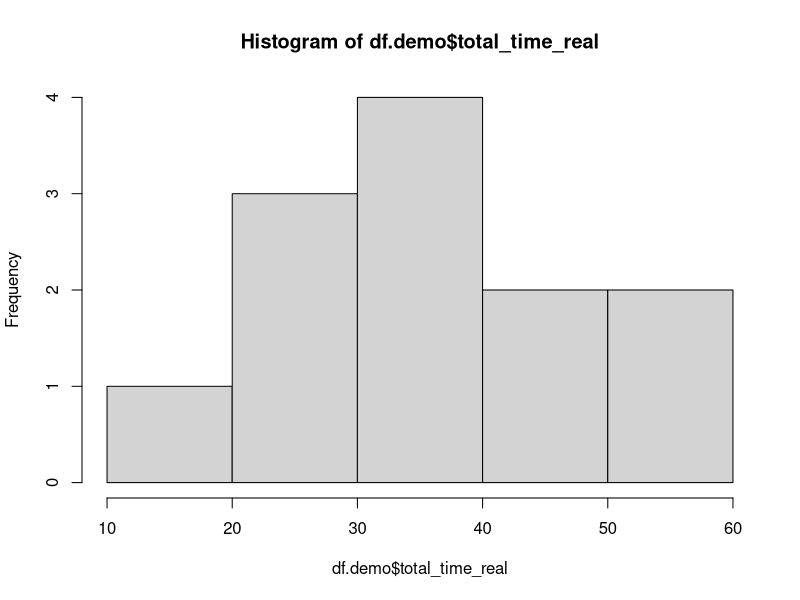
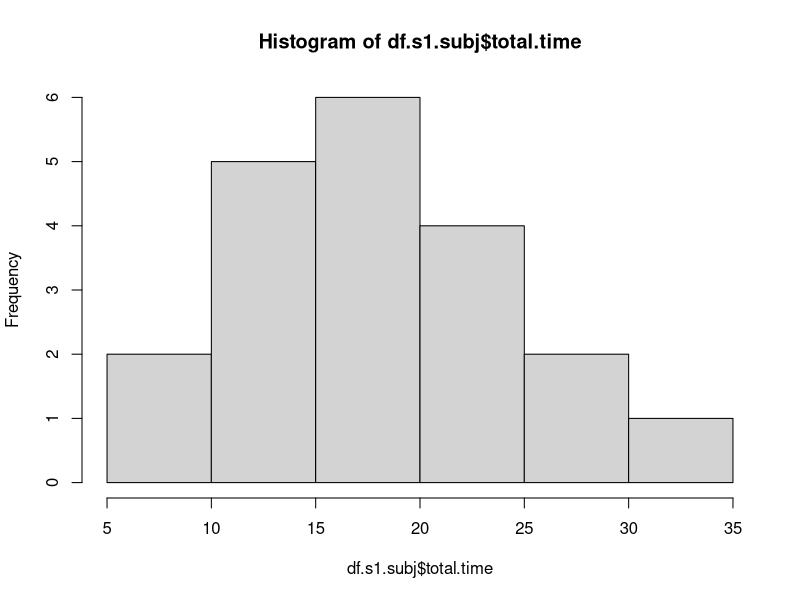

Source code (R) for these figures, in order: (Note: this script raises an error after producing the figures.)

# Setup -------------------------------------------------------------------
require(dplyr)
require(ggplot2)
require(lme4)
require(lmerTest)

theme_update(strip.background = element_blank(),
             panel.grid.major = element_blank(),
             panel.grid.minor = element_blank(),
             panel.background = element_blank(),
             plot.background = element_blank(),
             axis.text=element_text(size=30, colour = "black"),
             axis.title=element_text(size=18, face = "bold"),
             axis.title.x = element_text(vjust = 0),
             legend.title = element_text(size = 24, face = "bold"),
             legend.text = element_text(size = 20),
             plot.title = element_text(size = 26, face = "bold", vjust = 1),
             panel.margin = unit(1.0, "lines"), 
             plot.margin = unit(c(0.5,  0.5, 0.5, 0.5), "lines"),
             axis.line = element_line(colour = "black", size = 2),
             axis.ticks = element_line(color = 'black', size = 3),
             axis.ticks.length = unit(.25, 'cm')
)

theme_black = function(base_size = 12, base_family = "") {
  theme_grey(base_size = base_size, base_family = base_family) %+replace%
    theme(
      # Specify axis options
      axis.line = element_blank(),  
      axis.text.x = element_text(size = base_size*0.8, color = "white", lineheight = 0.9),  
      axis.text.y = element_text(size = base_size*0.8, color = "white", lineheight = 0.9),  
      axis.ticks = element_line(color = "white", size  =  0.2),  
      axis.title.x = element_text(size = base_size, color = "white", margin = margin(0, 10, 0, 0)),  
      axis.title.y = element_text(size = base_size, color = "white", angle = 90, margin = margin(0, 10, 0, 0)),  
      axis.ticks.length = unit(0.3, "lines"),   
      # Specify legend options
      legend.background = element_rect(color = NA, fill = "black"),  
      legend.key = element_rect(color = "white",  fill = "black"),  
      legend.key.size = unit(1.2, "lines"),  
      legend.key.height = NULL,  
      legend.key.width = NULL,      
      legend.text = element_text(size = base_size*0.8, color = "white"),  
      legend.title = element_text(size = base_size*0.8, face = "bold", hjust = 0, color = "white"),  
      legend.position = "right",  
      legend.text.align = NULL,  
      legend.title.align = NULL,  
      legend.direction = "vertical",  
      legend.box = NULL, 
      # Specify panel options
      panel.grid.major = element_blank(),
      panel.grid.minor = element_blank(),
      panel.background = element_blank(),
      panel.border = element_rect(fill = NA, color = "white"),  
      # Specify facetting options
      strip.background = element_rect(fill = "grey30", color = "grey10"),  
      strip.text.x = element_text(size = base_size*0.8, color = "white"),  
      strip.text.y = element_text(size = base_size*0.8, color = "white",angle = -90),  
      # Specify plot options
      plot.background = element_rect(color = "black", fill = "black"),  
      plot.title = element_text(size = base_size*1.2, color = "white"),  
      plot.margin = unit(rep(1, 4), "lines")
    )
}
se = function(x) {return(sd(x, na.rm = T) / sqrt(sum(!is.na(x))))}
as.string.vector = function(x) {
  return(strsplit(x,',')[[1]])
}
as.string = function(x) {
  return(paste(x, collapse = ','))
}
dodge <- position_dodge(width=0.9)

# Only works in RStudio -- otherwise you have to set the path manually
setwd(dirname(rstudioapi::getActiveDocumentContext()$path))

# Load data ---------------------------------------------------------------
df.demo.raw = read.csv('demo.csv', stringsAsFactors = F) %>% arrange(subject) %>% mutate(total_time_real = total_time / 60000)
df.s1.raw = read.csv('s1.csv', stringsAsFactors = F) %>% arrange(subject)
df.s2.raw = read.csv('s2.csv', stringsAsFactors = F) %>% arrange(subject)


# Do filtering ---------------------------------------------------------

df.demo = df.demo.raw
df.s1 = df.s1.raw %>% filter(practice == 0) %>% mutate(subject = factor(subject))
df.s2 = df.s2.raw

# Check out data ----------------------------------------------------------

hist(df.demo$total_time_real)

df.s1.subj = df.s1 %>% group_by(subject) %>%
  summarize(total.time = sum(rt) / 60000)
hist(df.s1.subj$total.time)

## Stage 1 choices
atts = c('Number of Bedrooms','Size of Garage','Amount of Crime in Neighborhood','Proximity to Parks','Proximity to Waterfront/Beaches',
'Proximity to Cafes/Restaurants','Noise Pollution','Reputation of Closest School','Amount of Natural Light','Age of Building','Washer/Dryer','Size of Yard','Fireplace',
'Central AC','Climate of Area','Hardwood Floors','Freshly Painted Exterior','Size of Home')

atts.opt1 = paste0(atts,'.opt1')
atts.opt2 = paste0(atts,'.opt2')
atts.opt1.enclosed = paste0('`',atts.opt1,'`')
atts.opt2.enclosed = paste0('`',atts.opt2,'`')

df.s1[,atts.opt1] = NA
df.s1[,atts.opt2] = NA

for (i in 1:nrow(df.s1)) {
  cur.atts = as.string.vector(df.s1$attributes[i])
  cur.opt1.vals = as.string.vector(df.s1$opt1_values[i])
  cur.opt2.vals = as.string.vector(df.s1$opt2_values[i])
  
  #att.nums = numeric(length(cur.atts))
  for (j in 1:length(cur.atts)) {
    #att.nums[j] = which(cur.atts[j] == atts)
    df.s1[i,paste0(cur.atts[j],'.opt1')] = cur.opt1.vals[j]
    df.s1[i,paste0(cur.atts[j],'.opt2')] = cur.opt2.vals[j]
  }
  
  #df.s1$att.nums[i] = as.string(att.nums)
}

# clean up data
scale1 = c('None', 'Small', 'Medium', 'Large')
scale2 = c('Very Low', 'Low', 'Moderate', 'High', 'Very High')
scale3 = c('Very Bad', 'Bad', 'Moderate', 'Good', 'Very Good')
scale4 = c('Old', 'Medium', 'New')
scale5 = c('No', 'Yes')
scale6 = c('No natural light', 'A little natural light', 'Moderate natural light', 'A lot of natural light')
scale7 = c('Low', 'Medium', 'High')

for (i in 1:length(atts)) {
  cur.att.opt1 = paste0(atts[i],'.opt1')
  cur.att.opt2 = paste0(atts[i],'.opt2')
  
  if (atts[i] %in% c('Number of Bedrooms')) {
    df.s1[,cur.att.opt1] = as.numeric(df.s1[,cur.att.opt1])
    df.s1[,cur.att.opt2] = as.numeric(df.s1[,cur.att.opt2])
  } else if (atts[i] %in% c('Size of Home', 'Proximity to Parks', 'Proximity to Waterfront/Beaches', 'Proximity to Cafes/Restaurants')) {
    df.s1[,cur.att.opt1] = as.numeric(sub('\\ .*', '', df.s1[,cur.att.opt1]))
    df.s1[,cur.att.opt2] = as.numeric(sub('\\ .*', '', df.s1[,cur.att.opt2]))
  } else if (atts[i] %in% c('Amount of Crime in Neighborhood')) {
    df.s1[,cur.att.opt1] = as.numeric(factor(df.s1[,cur.att.opt1], scale2))
    df.s1[,cur.att.opt2] = as.numeric(factor(df.s1[,cur.att.opt2], scale2))
  } else if (atts[i] %in% c('Central AC', 'Fireplace', 'Hardwood Floors', 'Freshly Painted Exterior', 'Washer/Dryer')) {
    df.s1[,cur.att.opt1] = factor(df.s1[,cur.att.opt1], scale5)
    df.s1[,cur.att.opt2] = factor(df.s1[,cur.att.opt2], scale5)
  } else if (atts[i] %in% c('Size of Garage', 'Size of Yard')) {
    df.s1[,cur.att.opt1] = as.numeric(factor(df.s1[,cur.att.opt1], scale1))
    df.s1[,cur.att.opt2] = as.numeric(factor(df.s1[,cur.att.opt2], scale1))
  } else if (atts[i] %in% c('Age of Building')) {
    df.s1[,cur.att.opt1] = as.numeric(factor(df.s1[,cur.att.opt1], scale4))
    df.s1[,cur.att.opt2] = as.numeric(factor(df.s1[,cur.att.opt2], scale4))
  } else if (atts[i] %in% c('Amount of Natural Light')) {
    df.s1[,cur.att.opt1] = as.numeric(factor(df.s1[,cur.att.opt1], scale6))
    df.s1[,cur.att.opt2] = as.numeric(factor(df.s1[,cur.att.opt2], scale6))
  } else if (atts[i] %in% c('Reputation of Closest School', 'Climate of Area')) {
    df.s1[,cur.att.opt1] = as.numeric(factor(df.s1[,cur.att.opt1], scale3))
    df.s1[,cur.att.opt2] = as.numeric(factor(df.s1[,cur.att.opt2], scale3))
  } else if (atts[i] %in% c('Noise Pollution')) {
    df.s1[,cur.att.opt1] = as.numeric(factor(df.s1[,cur.att.opt1], scale7))
    df.s1[,cur.att.opt2] = as.numeric(factor(df.s1[,cur.att.opt2], scale7))
  }
}

# run analysis!
formula = paste0('choice ~ ',
                 paste(atts.opt1.enclosed, collapse = " + "),
                 #' + ',
                 #paste(atts.opt2.enclosed, collapse = " + "),
                 ' + (1 | subject)')
m1 = glmer(as.formula(formula), data = df.s1, family = 'binomial')
